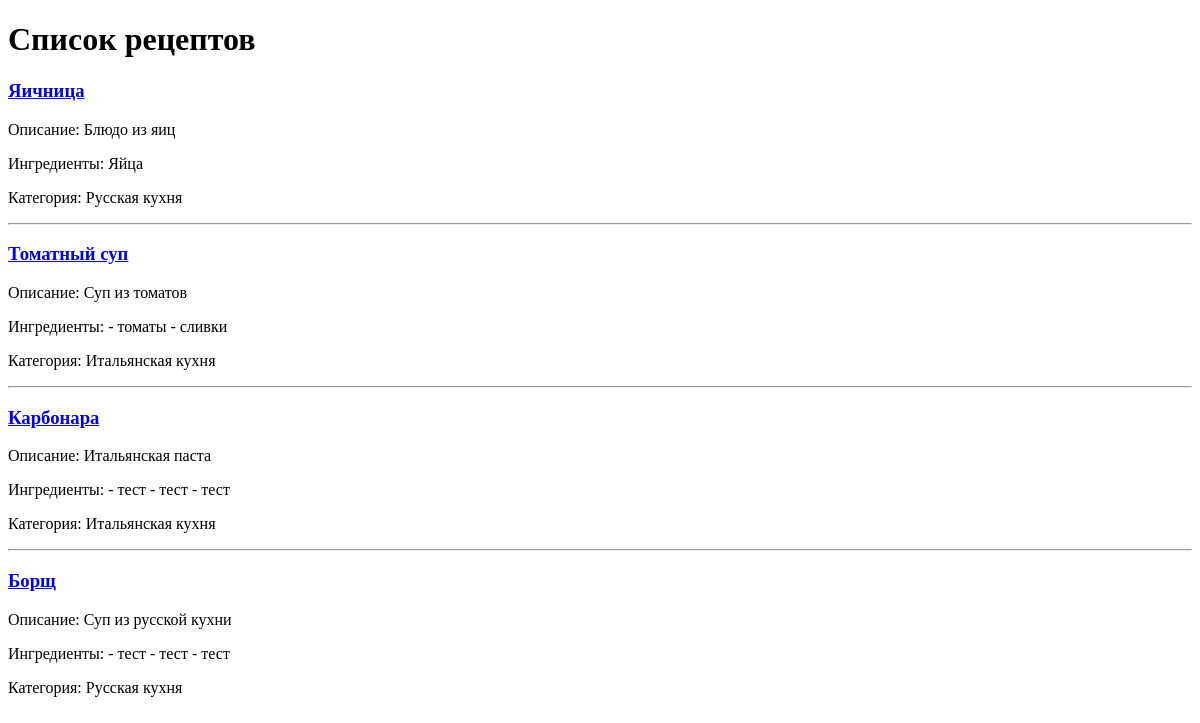
Before: /recipes/ with the older database file.
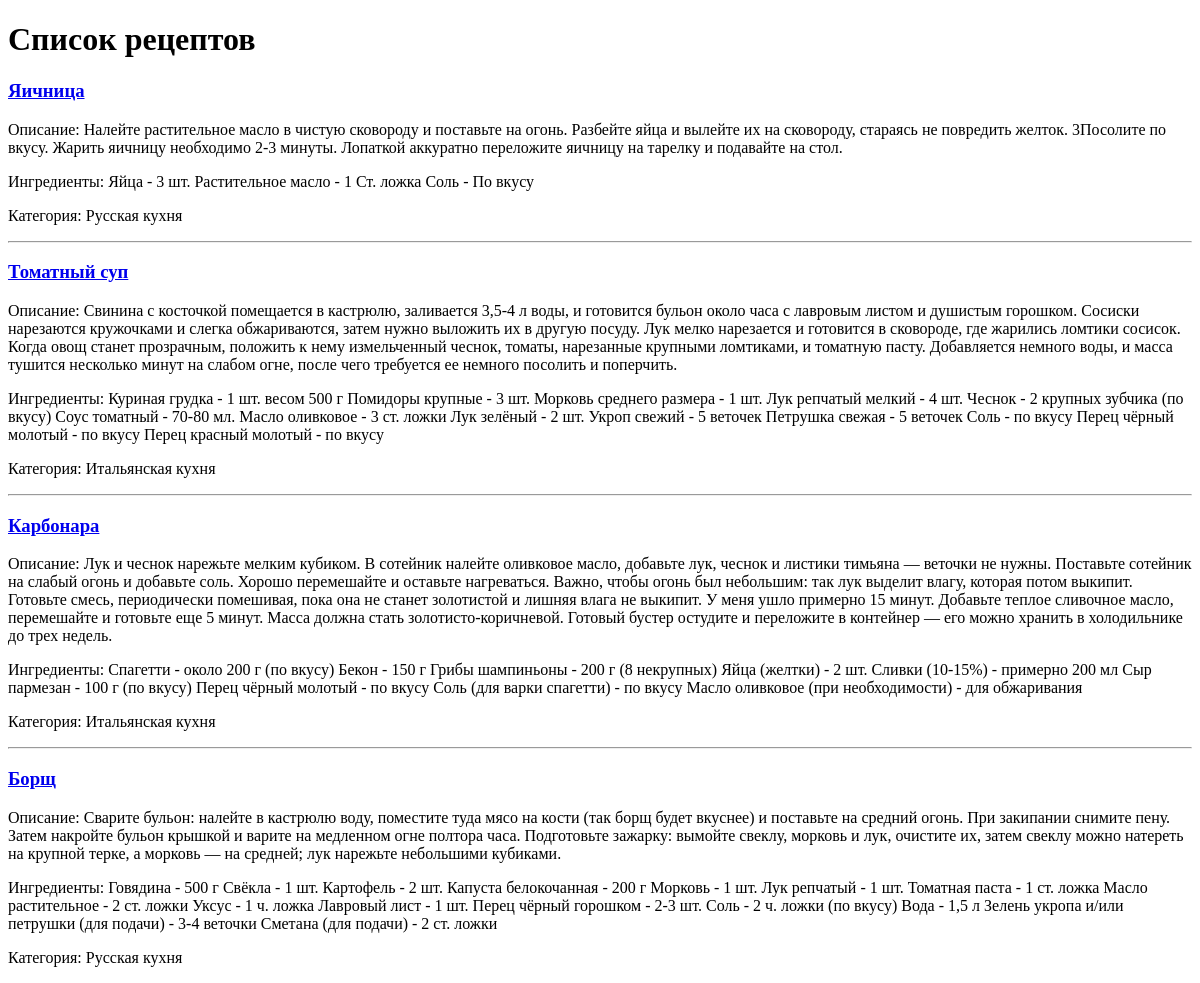
After: the same page with the newer database file.
### app/models.py (models this page shows, shortened)
class Recipe(models.Model):
    title = models.CharField(max_length=255)
    content = models.TextField(blank=True)
    ingredients = models.TextField()
    category = models.ForeignKey('Category', on_delete=models.CASCADE, related_name='recipes')
    time_create = models.DateTimeField(auto_now_add=True)
    image = models.ImageField(upload_to='images/', blank=True, null=True)
    class Meta:
        verbose_name = 'Блюдо'
        verbose_name_plural = 'Блюда'

class Category(models.Model):
    name = models.CharField(max_length=255, default='Без категории')
    description = models.TextField()
    class Meta:
        verbose_name = 'Категория'
        verbose_name_plural = 'Категории'
    def __str__(self):
        return self.name

### app/views.py (the view)
# urls.py: path('recipes/', RecipeListView.as_view(), name="recipes"),
class RecipeListView(ListView):
    model = Recipe
    ordering = '-time_create'
    template_name = 'app/recipes.html'
    context_object_name = 'recipes'
    def get_queryset(self, **kwargs):
        queryset = super().get_queryset()
        self.filterset = RecipeFilter(self.request.GET, queryset)
        return self.filterset.qs
    def get_context_data(self, **kwargs):
        context = super().get_context_data(**kwargs)
        context['filterset'] = self.filterset
        return context

### app/templates/app/recipes.html (shortened to what this page needs)
<!doctype html>
<html lang="en">
<head>
</head>
<body>
<h1>Список рецептов</h1>
{% if recipes %}
{% for rec in recipes %}
<h3><a href="{{ rec.pk }}">{{ rec.title }}</a></h3>
<p>Описание: {{ rec.content }}</p>
<p>Ингредиенты: {{ rec.ingredients }}</p>
<p>Категория: {{ rec.category }}</p>
{% if not forloop.last %}
<hr />
{% endif %}
{% endfor %}
{% endif %}
</body>
</html>

Changed rows visible on the page:
changed Recipe "Яичница": content "Блюдо из яиц" → "Налейте растительное масло в чистую сковороду и поставьте на огонь. Разбейте яйца и вылейте их на сковороду, стараясь не повредить желток. 3Посолите по вкусу. Жарить яичницу необходимо 2-3 минуты. Лопаткой аккуратно переложите яичницу на тарелку и подавайте на стол."; ingredients "Яйца" → "Яйца - 3 шт. Растительное масло - 1 Ст. ложка Соль - По вкусу"
changed Recipe "Томатный суп": content "Суп из томатов" → "Свинина с косточкой помещается в кастрюлю, заливается 3,5-4 л воды, и готовится бульон около часа с лавровым листом и душистым горошком. Сосиски нарезаются кружочками и слегка обжариваются, затем нужно выложить их в другую посуду. Лук мелко нарезается и готовится в сковороде, где жарились ломтики сосисок. Когда овощ станет прозрачным, положить к нему измельченный чеснок, томаты, нарезанные крупными ломтиками, и томатную пасту. Добавляется немного воды, и масса тушится несколько минут на слабом огне, после чего требуется ее немного посолить и поперчить."; ingredients "- томаты - сливки" → "Куриная грудка - 1 шт. весом 500 г Помидоры крупные - 3 шт. Морковь среднего размера - 1 шт. Лук репчатый мелкий - 4 шт. Чеснок - 2 крупных зубчика (по вкусу) Соус томатный - 70-80 мл. Масло оливковое - 3 ст. ложки Лук зелёный - 2 шт. Укроп свежий - 5 веточек Петрушка свежая - 5 веточек Соль - по вкусу Перец чёрный молотый - по вкусу Перец красный молотый - по вкусу"
changed Recipe "Карбонара": content "Итальянская паста" → "Лук и чеснок нарежьте мелким кубиком. В сотейник налейте оливковое масло, добавьте лук, чеснок и листики тимьяна — веточки не нужны. Поставьте сотейник на слабый огонь и добавьте соль. Хорошо перемешайте и оставьте нагреваться. Важно, чтобы огонь был небольшим: так лук выделит влагу, которая потом выкипит. Готовьте смесь, периодически помешивая, пока она не станет золотистой и лишняя влага не выкипит. У меня ушло примерно 15 минут. Добавьте теплое сливочное масло, перемешайте и готовьте еще 5 минут. Масса должна стать золотисто-коричневой. Готовый бустер остудите и переложите в контейнер — его можно хранить в холодильнике до трех недель."; ingredients "- тест - тест - тест" → "Спагетти - около 200 г (по вкусу) Бекон - 150 г Грибы шампиньоны - 200 г (8 некрупных) Яйца (желтки) - 2 шт. Сливки (10-15%) - примерно 200 мл Сыр пармезан - 100 г (по вкусу) Перец чёрный молотый - по вкусу Соль (для варки спагетти) - по вкусу Масло оливковое (при необходимости) - для обжаривания"
changed Recipe "Борщ": content "Суп из русской кухни" → "Сварите бульон: налейте в кастрюлю воду, поместите туда мясо на кости (так борщ будет вкуснее) и поставьте на средний огонь. При закипании снимите пену. Затем накройте бульон крышкой и варите на медленном огне полтора часа. Подготовьте зажарку: вымойте свеклу, морковь и лук, очистите их, затем свеклу можно натереть на крупной терке, а морковь — на средней; лук нарежьте небольшими кубиками."; ingredients "- тест - тест - тест" → "Говядина - 500 г Свёкла - 1 шт. Картофель - 2 шт. Капуста белокочанная - 200 г Морковь - 1 шт. Лук репчатый - 1 шт. Томатная паста - 1 ст. ложка Масло растительное - 2 ст. ложки Уксус - 1 ч. ложка Лавровый лист - 1 шт. Перец чёрный горошком - 2-3 шт. Соль - 2 ч. ложки (по вкусу) Вода - 1,5 л Зелень укропа и/или петрушки (для подачи) - 3-4 веточки Сметана (для подачи) - 2 ст. ложки"
